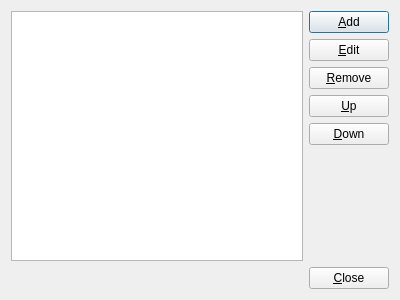
<?xml version="1.0" encoding="UTF-8"?>
<ui version="4.0">
 <class>Dialog</class>
 <widget class="QDialog" name="Dialog">
  <property name="geometry">
   <rect>
    <x>0</x>
    <y>0</y>
    <width>400</width>
    <height>300</height>
   </rect>
  </property>
  <property name="windowTitle">
   <string>Radios</string>
  </property>
  <property name="windowIcon">
   <iconset>
    <normaloff>:/codigo/5/antenna.svg</normaloff>:/codigo/5/antenna.svg</iconset>
  </property>
  <layout class="QVBoxLayout" name="verticalLayout_2">
   <item>
    <layout class="QHBoxLayout" name="horizontalLayout">
     <item>
      <widget class="QListView" name="radios"/>
     </item>
     <item>
      <layout class="QVBoxLayout" name="verticalLayout">
       <item>
        <widget class="QPushButton" name="add">
         <property name="text">
          <string>&amp;Add</string>
         </property>
         <property name="icon">
          <iconset resource="icons.qrc">
           <normaloff>:/filenew.svg</normaloff>:/filenew.svg</iconset>
         </property>
        </widget>
       </item>
       <item>
        <widget class="QPushButton" name="edit">
         <property name="text">
          <string>&amp;Edit</string>
         </property>
         <property name="icon">
          <iconset resource="icons.qrc">
           <normaloff>:/configure.svg</normaloff>:/configure.svg</iconset>
         </property>
        </widget>
       </item>
       <item>
        <widget class="QPushButton" name="remove">
         <property name="text">
          <string>&amp;Remove</string>
         </property>
         <property name="icon">
          <iconset resource="icons.qrc">
           <normaloff>:/delete.svg</normaloff>:/delete.svg</iconset>
         </property>
        </widget>
       </item>
       <item>
        <widget class="QPushButton" name="up">
         <property name="text">
          <string>&amp;Up</string>
         </property>
         <property name="icon">
          <iconset resource="icons.qrc">
           <normaloff>:/1uparrow.svg</normaloff>:/1uparrow.svg</iconset>
         </property>
        </widget>
       </item>
       <item>
        <widget class="QPushButton" name="down">
         <property name="text">
          <string>&amp;Down</string>
         </property>
         <property name="icon">
          <iconset resource="icons.qrc">
           <normaloff>:/1downarrow.svg</normaloff>:/1downarrow.svg</iconset>
         </property>
        </widget>
       </item>
       <item>
        <spacer name="verticalSpacer">
         <property name="orientation">
          <enum>Qt::Vertical</enum>
         </property>
         <property name="sizeHint" stdset="0">
          <size>
           <width>20</width>
           <height>40</height>
          </size>
         </property>
        </spacer>
       </item>
      </layout>
     </item>
    </layout>
   </item>
   <item>
    <layout class="QHBoxLayout" name="horizontalLayout_2">
     <item>
      <spacer name="horizontalSpacer">
       <property name="orientation">
        <enum>Qt::Horizontal</enum>
       </property>
       <property name="sizeHint" stdset="0">
        <size>
         <width>40</width>
         <height>20</height>
        </size>
       </property>
      </spacer>
     </item>
     <item>
      <widget class="QPushButton" name="pushButton">
       <property name="text">
        <string>&amp;Close</string>
       </property>
      </widget>
     </item>
    </layout>
   </item>
  </layout>
 </widget>
 <resources>
  <include location="icons.qrc"/>
 </resources>
 <connections/>
</ui>
